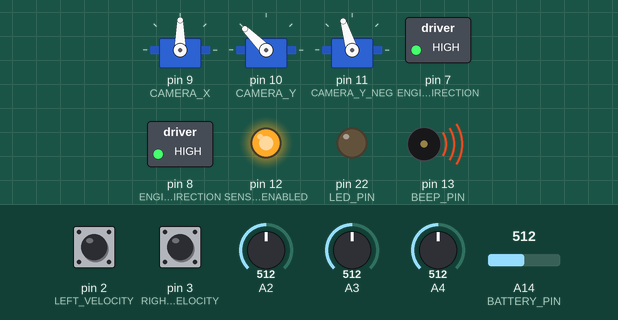
The sketch below on a simulated Arduino Mega 2560, built with avr-gcc and run on an emulated ATmega2560. Shown: 3 × servo, switched loads named in the sketch (green lamp = pin HIGH), output pins drawn as LEDs (lit = HIGH), buzzer (waves = sounding, pin HIGH). The inputs (shaded band) are chosen by the test bench; at power-on: A14 (BATTERY_PIN) = 512, pin 2 (LEFT_VELOCITY) LOW, pin 3 (RIGHT_VELOCITY) LOW, A2 = 512, A3 = 512, A4 = 512. Pins used as bus, display or sensor lines are not drawn; what the sketch prints to the serial monitor is not drawn.

Above: at 0.9 s.
1.3 s: A14 (BATTERY_PIN) set to 648
At 3.46 s:
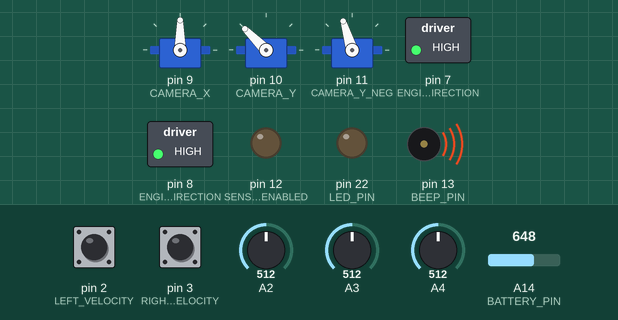
4.3 s: A14 (BATTERY_PIN) set to 672
At 5.1 s:
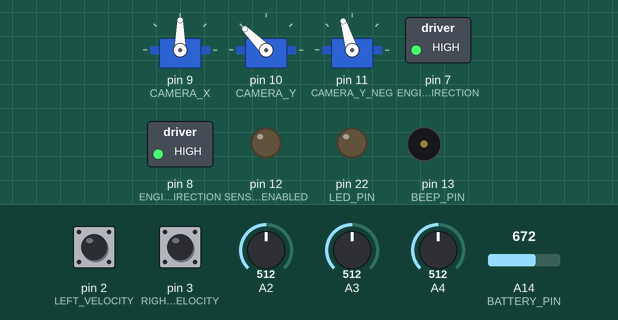
Timing chart, 0 to 7.3 s (numbered marks = the images above; inputs shaded):
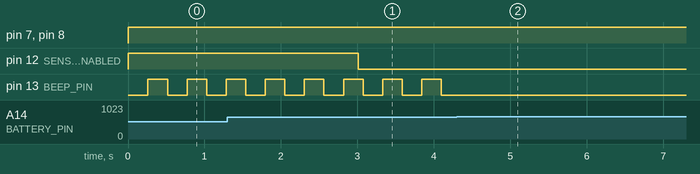

Measured:
- the behaviour switches between 659 and 660 on A14 (BATTERY_PIN) (found by bisection; images 1 and 2)
- after the input at 4.3 s, pin 13 (BEEP_PIN): stops changing and stays LOW
- by itself, pin 13 (BEEP_PIN): alternates HIGH for 0.26 s and LOW for 0.26 s

The sketch:

arduino.ino
```cpp
#include <Servo.h>
#include "registers.h"

#define BEEP_PIN 13
#define BATTERY_PIN 14
#define LEFT_VELOCITY 2
#define RIGHT_VELOCITY 3

#define LED_PIN 22

#define SENSOR_SELECT_0 15
#define SENSOR_SELECT_1 16
#define SENSOR_SELECT_2 17

#define SENSOR_READ_A 18
#define SENSOR_READ_B 19
#define SENSOR_READ_C 20

#define ENGINE_LEFT_POWER 5
#define ENGINE_RIGHT_POWER 6
#define ENGINE_LEFT_DIRECTION 8
#define ENGINE_RIGHT_DIRECTION 7

#define CAMERA_X 9
#define CAMERA_Y 10
#define CAMERA_Y_NEG 11

#define SENSOR_ENABLED 12

#define SERVO_SET_TIME 100
#define HELLO_VALUE 185
#define SPEEDOMETER_INTERRUPS_PER_ROUND 32
#define WHEEL_LENGTH_MM 450
#define MAX_VELOCITY_DT (1000000llu * WHEEL_LENGTH_MM / (SPEEDOMETER_INTERRUPS_PER_ROUND * 25))
#define MIN_VELOCITY_DT (1000000llu * WHEEL_LENGTH_MM / (SPEEDOMETER_INTERRUPS_PER_ROUND * 1250))
#define MIN_VOLTAGE 10500
#define EMERGENCY_BACKWARD 200
#define MAX_ENGINE_CORRECTION 255

struct VelocityRecord {
  unsigned long long int lastTime = 0;
  unsigned long long int dt = 0;

  void update() {
    unsigned long long int t = micros();
    unsigned long long int ndt = t - lastTime;
    if (ndt < MIN_VELOCITY_DT) return;
    dt = ndt;
    lastTime = t;
  }

  void check() {
    if (micros() - lastTime > 5 * dt)
      dt = MAX_VELOCITY_DT;
  }

  int16 getVelocity() {
    return (dt >= MAX_VELOCITY_DT) ? 0 : constrain((1e6f * WHEEL_LENGTH_MM) / ((float)dt * SPEEDOMETER_INTERRUPS_PER_ROUND + 1), 0, 16384);
  }
};

VelocityRecord leftVelocity, rightVelocity;
unsigned long long int emergencyStopTime = 0;

Registers registers;
Servo cam_x_servo, cam_y_servo, cam_y_neg_servo;

void noPingAction() {
  registers.leftEngine = 0;
  registers.rightEngine = 0;
  registers.led = 0;
}


void pingChecker() {
  static unsigned long long int lastPingCheck = millis();
  unsigned long long int t = millis();
  unsigned long long int dt = t - lastPingCheck;
  lastPingCheck = t;
  if (registers.ping <= dt) registers.ping = 0;
  else registers.ping -= dt;
  if (!registers.ping)
    noPingAction();
}


void leftEngineInterrupt() {
  leftVelocity.update();
}

void rightEngineInterrupt() {
  rightVelocity.update();
}


void setEnginePower(int power, int direction, int *currentPower, int *currentDirection) {
  if (direction != *currentDirection) {
    if (*currentPower)
      *currentPower = 0;
    else
      *currentDirection = direction;
  } else
    *currentPower = power;
}


void setEnginesPower(int16 left, int16 right) {

  static unsigned long long int lastExec = micros();
  unsigned long long int t = micros();
  if (t - lastExec < 100)
    delayMicroseconds(100 - (t - lastExec));
  lastExec = t;

  int leftPower = constrain(abs(left), 0, 255);
  int rightPower = constrain(abs(right), 0, 255);
  int leftDirection = left >= 0 ? HIGH : LOW;
  int rightDirection = right >= 0 ? HIGH : LOW;

  static int currentLeftPower = 0;
  static int currentRightPower = 0;
  static int currentLeftDirection = HIGH;
  static int currentRightDirection = HIGH;

  setEnginePower(leftPower, leftDirection, &currentLeftPower, &currentLeftDirection);
  setEnginePower(rightPower, rightDirection, &currentRightPower, &currentRightDirection);

  analogWrite(ENGINE_LEFT_POWER, currentLeftPower);
  analogWrite(ENGINE_RIGHT_POWER, currentRightPower);
  digitalWrite(ENGINE_LEFT_DIRECTION, currentLeftDirection);
  digitalWrite(ENGINE_RIGHT_DIRECTION, currentRightDirection);

}


void readHardware() {
    registers.battery = (unsigned long long)analogRead(BATTERY_PIN) * (5200l * (47l + 22l)) / (22l * 1024l);

    registers.leftVelocity = leftVelocity.getVelocity();
    registers.rightVelocity = rightVelocity.getVelocity();
    leftVelocity.check();
    rightVelocity.check();

    if (!registers.ping)
      return;

    // static unsigned int readLoop = 0;
    // unsigned int i = readLoop++ & 0b111;

    for (unsigned i=0;i<8;i++) {
      digitalWrite(SENSOR_SELECT_0, (i & 1) ? HIGH : LOW);
      digitalWrite(SENSOR_SELECT_1, (i & 2) ? HIGH : LOW);
      digitalWrite(SENSOR_SELECT_2, (i & 4) ? HIGH : LOW);
      delayMicroseconds(100);
      registers.sensorsStates[i] = analogRead(SENSOR_READ_A);
      registers.sensorsStates[i+8] = analogRead(SENSOR_READ_B);
      registers.sensorsStates[i+16] = analogRead(SENSOR_READ_C);
    }

    registers.emergencyStop = 0;
    for (int i=0;i<24;i++) {
      if (registers.sensorsEventStop[i] && (
        (registers.sensorsEventStop[i] < 0 && registers.sensorsStates[i] < -registers.sensorsEventStop[i]) ||
        (registers.sensorsEventStop[i] > 0 && registers.sensorsStates[i] > registers.sensorsEventStop[i])
      )) {
        if (!emergencyStopTime)
          emergencyStopTime = millis();
        registers.emergencyStop = 1;
        break;
      }
    }

    if (!registers.emergencyStop)
      emergencyStopTime = 0;
}


template<typename T> T sign(T value) {
  return value < 0 ? -1 : value > 0 ? 1 : 0;
}


template<typename T, typename S> T addSign(T value, S sgn) {
  return sgn < 0 ? -value : value;
}


float mapFloat(float x, float in_min, float in_max, float out_min, float out_max) {
  return (x - in_min) * (out_max - out_min) / (in_max - in_min) + out_min;
}


void updateEngines() {
  static unsigned long long int engineControlTime = millis();
  static float engineCorrection = 0;

  unsigned long long int ct = millis();
  float dt = 1e-3 * (float)(ct - engineControlTime);
  engineControlTime = ct;

  if (registers.autoEngines) {
    engineCorrection += 10*dt*((registers.leftVelocity*abs(registers.rightEngine) - registers.rightVelocity*abs(registers.leftEngine))/(1+abs(registers.leftVelocity)+abs(registers.rightVelocity)));
    engineCorrection = constrain(engineCorrection * pow(0.1, dt), -MAX_ENGINE_CORRECTION, +MAX_ENGINE_CORRECTION);
  } else engineCorrection = 0;

  int leftPower = registers.leftEngine ? constrain(abs(registers.leftEngine) + engineCorrection, 0, 255) : 0;
  int rightPower = registers.rightEngine ? constrain(abs(registers.rightEngine) - engineCorrection, 0, 255) : 0;

  int leftSignal = addSign(leftPower, sign(registers.leftEngine));
  int rightSignal = addSign(rightPower, sign(registers.rightEngine));

  if (registers.emergencyStop && ct - emergencyStopTime < registers.stopTimeout) {
    if (ct - emergencyStopTime < EMERGENCY_BACKWARD)
      setEnginesPower(-leftSignal, -rightSignal);
    else
      setEnginesPower(0, 0);
  } else
    setEnginesPower(leftSignal, rightSignal);

  digitalWrite(BEEP_PIN, (registers.beep || (registers.battery < MIN_VOLTAGE && ct & 0x100)) ? HIGH : LOW);
  digitalWrite(SENSOR_ENABLED, registers.ping ? HIGH : LOW);
  digitalWrite(LED_PIN, (!!registers.ping && !!registers.led) ? HIGH : LOW);
}


void updateServos() {
  static unsigned long long int lastServoUpdate = millis();
  static int camX = 0;
  static int camY = 0;

  if (camX != registers.cameraX || camY != registers.cameraY) {
    lastServoUpdate = millis();
    camX = registers.cameraX;
    camY = registers.cameraY;
  }

  if (registers.ping && millis() - lastServoUpdate < SERVO_SET_TIME) {
    if (!cam_x_servo.attached()) cam_x_servo.attach(CAMERA_X);
    if (!cam_y_servo.attached()) cam_y_servo.attach(CAMERA_Y);
    if (!cam_y_neg_servo.attached()) cam_y_neg_servo.attach(CAMERA_Y_NEG);

    cam_x_servo.write(map(registers.cameraX, 255, -255, 0, 180));
    cam_y_servo.write(map(255-registers.cameraY, -255, 255, 10, 180-45));
    cam_y_neg_servo.write(map(registers.cameraY, -255, 255, 45, 180-10));
  } else {
    if (cam_x_servo.attached()) cam_x_servo.detach();
    if (cam_y_servo.attached()) cam_y_servo.detach();
    if (cam_y_neg_servo.attached()) cam_y_neg_servo.detach();
  }
}


void writeHardware() {
  updateEngines();
  updateServos();
}


unsigned char getChecksum(unsigned char addr, int16 value) {
  return (((unsigned long)addr + 1) * (((unsigned long)value & 0xFFFF) + 1)) & 255;
}


void sendData(unsigned char addr, int16 value) {
  unsigned char buf[5] = {HELLO_VALUE, addr, ((unsigned)value) & 255, ((unsigned)value) >> 8, getChecksum(addr, value)};
  Serial.write(buf, 5);
}


void sendRegisters() {
  static Registers registersState;
  int16 *registersPtr = (int16*)(&registers);
  int16 *registersStatePtr = (int16*)(&registersState);

  for ( int i = 0; READ_REGISTERS[i] >= 0; i++) {
    if (registersStatePtr[READ_REGISTERS[i]] != registersPtr[READ_REGISTERS[i]]) {
      sendData(READ_REGISTERS[i], registersPtr[READ_REGISTERS[i]]);
      registersStatePtr[READ_REGISTERS[i]] = registersPtr[READ_REGISTERS[i]];
    }
  }
}


bool recvData() {
  while (Serial.read() != HELLO_VALUE)
    if (!Serial.available())
      return false;
  unsigned char buf[4] = {0};
  Serial.readBytes(buf, 4);
  unsigned char addr = buf[0];
  int16 value = (unsigned)buf[1] | ((unsigned)buf[2] << 8);
  if (getChecksum(addr, value) == buf[3] && addr < (sizeof(Registers) >> 1)) {
    ((int16*)(&registers))[addr] = value;
    return true;
  }
  return false;
}


void recvRegisters() {
  while (Serial.available())
    recvData();
}


void setup() {

  pinMode(LEFT_VELOCITY, INPUT);
  pinMode(RIGHT_VELOCITY, INPUT);

  pinMode(BEEP_PIN, OUTPUT);
  pinMode(BATTERY_PIN, INPUT);
  pinMode(LED_PIN, OUTPUT);

  pinMode(SENSOR_READ_A, INPUT);
  pinMode(SENSOR_READ_B, INPUT);
  pinMode(SENSOR_READ_C, INPUT);
  pinMode(SENSOR_SELECT_0, OUTPUT);
  pinMode(SENSOR_SELECT_1, OUTPUT);
  pinMode(SENSOR_SELECT_2, OUTPUT);

  pinMode(ENGINE_LEFT_POWER, OUTPUT);
  pinMode(ENGINE_RIGHT_POWER, OUTPUT);
  pinMode(ENGINE_LEFT_DIRECTION, OUTPUT);
  pinMode(ENGINE_RIGHT_DIRECTION, OUTPUT);

  pinMode(SENSOR_ENABLED, OUTPUT);

  attachInterrupt(0, leftEngineInterrupt, RISING);
  attachInterrupt(1, rightEngineInterrupt, RISING);

  Serial.begin(115200);
  Serial.flush();
}

unsigned loopNo = 0;
unsigned long long int loopTime = millis();

void loop() {
  loopNo++;

  readHardware();
  writeHardware();
  pingChecker();

  do {
    recvRegisters();
  } while (millis() - loopTime < 5);
  loopTime = millis();

  if (registers.ping && (registers.query || (loopNo & 0xFF) == 0)) {
    registers.query = 0;
    sendRegisters();
  }
}
```

registers.h
```cpp
#pragma once

using int16 = signed short int;

template<typename T, typename U> constexpr int offsetOf(U T::*member)
{
    return (char*)&((T*)nullptr->*member) - (char*)nullptr;
}

// BEGIN REGISTERS DEFINITION
struct Registers {

  int16 ping = 3000;
  int16 query = 0;

  int16 pidp = 100;
  int16 pidi = 100;
  int16 pidd = 100;

  int16 leftEngine = 0;
  int16 rightEngine = 0;

  int16 autoEngines = 1;

  int16 battery = 0; //mV
  int16 beep = 0;

  int16 led = 0;

  // mm/s
  int16 leftVelocity = 0;
  int16 rightVelocity = 0;

  int16 cameraX = 0;
  int16 cameraY = 0;

  int16 stopTimeout = 3000;
  int16 emergencyStop = 0;
  int16 sensorsStates[24] = {0};
  int16 sensorsEventStop[24] = {0}; // negative - stop when lower, positive - stop when higher, 0 - deactivated

};
// END REGISTERS DEFINITION


// BEGIN LIST OF WRITE REGISTERS
const int WRITE_REGISTERS[] = {
  offsetOf(&Registers::ping)/2,
  offsetOf(&Registers::query)/2,
  offsetOf(&Registers::leftEngine)/2,
  offsetOf(&Registers::rightEngine)/2,
  offsetOf(&Registers::autoEngines)/2,
  offsetOf(&Registers::beep)/2,
  offsetOf(&Registers::led)/2,
  offsetOf(&Registers::cameraX)/2,
  offsetOf(&Registers::cameraY)/2,
  offsetOf(&Registers::sensorsEventStop)/2,
  offsetOf(&Registers::sensorsEventStop)/2+1,
  offsetOf(&Registers::sensorsEventStop)/2+2,
  offsetOf(&Registers::sensorsEventStop)/2+3,
  offsetOf(&Registers::sensorsEventStop)/2+4,
  offsetOf(&Registers::sensorsEventStop)/2+5,
  offsetOf(&Registers::sensorsEventStop)/2+6,
  offsetOf(&Registers::sensorsEventStop)/2+7,
  offsetOf(&Registers::sensorsEventStop)/2+8,
  offsetOf(&Registers::sensorsEventStop)/2+9,
  offsetOf(&Registers::sensorsEventStop)/2+10,
  offsetOf(&Registers::sensorsEventStop)/2+11,
  offsetOf(&Registers::sensorsEventStop)/2+12,
  offsetOf(&Registers::sensorsEventStop)/2+13,
  offsetOf(&Registers::sensorsEventStop)/2+14,
  offsetOf(&Registers::sensorsEventStop)/2+15,
  offsetOf(&Registers::sensorsEventStop)/2+16,
  offsetOf(&Registers::sensorsEventStop)/2+17,
  offsetOf(&Registers::sensorsEventStop)/2+18,
  offsetOf(&Registers::sensorsEventStop)/2+19,
  offsetOf(&Registers::sensorsEventStop)/2+20,
  offsetOf(&Registers::sensorsEventStop)/2+21,
  offsetOf(&Registers::sensorsEventStop)/2+22,
  offsetOf(&Registers::sensorsEventStop)/2+23,
  -1
};
// END LIST OF WRITE REGISTERS


// BEGIN LIST OF READ REGISTERS
const int READ_REGISTERS[] = {
  offsetOf(&Registers::battery)/2,
  offsetOf(&Registers::leftVelocity)/2,
  offsetOf(&Registers::rightVelocity)/2,
  offsetOf(&Registers::stopTimeout)/2,
  offsetOf(&Registers::emergencyStop)/2,
  offsetOf(&Registers::sensorsStates)/2,
  offsetOf(&Registers::sensorsStates)/2+1,
  offsetOf(&Registers::sensorsStates)/2+2,
  offsetOf(&Registers::sensorsStates)/2+3,
  offsetOf(&Registers::sensorsStates)/2+4,
  offsetOf(&Registers::sensorsStates)/2+5,
  offsetOf(&Registers::sensorsStates)/2+6,
  offsetOf(&Registers::sensorsStates)/2+7,
  offsetOf(&Registers::sensorsStates)/2+8,
  offsetOf(&Registers::sensorsStates)/2+9,
  offsetOf(&Registers::sensorsStates)/2+10,
  offsetOf(&Registers::sensorsStates)/2+11,
  offsetOf(&Registers::sensorsStates)/2+12,
  offsetOf(&Registers::sensorsStates)/2+13,
  offsetOf(&Registers::sensorsStates)/2+14,
  offsetOf(&Registers::sensorsStates)/2+15,
  offsetOf(&Registers::sensorsStates)/2+16,
  offsetOf(&Registers::sensorsStates)/2+17,
  offsetOf(&Registers::sensorsStates)/2+18,
  offsetOf(&Registers::sensorsStates)/2+19,
  offsetOf(&Registers::sensorsStates)/2+20,
  offsetOf(&Registers::sensorsStates)/2+21,
  offsetOf(&Registers::sensorsStates)/2+22,
  offsetOf(&Registers::sensorsStates)/2+23,
  -1
};
// END LIST OF READ REGISTERS
```
